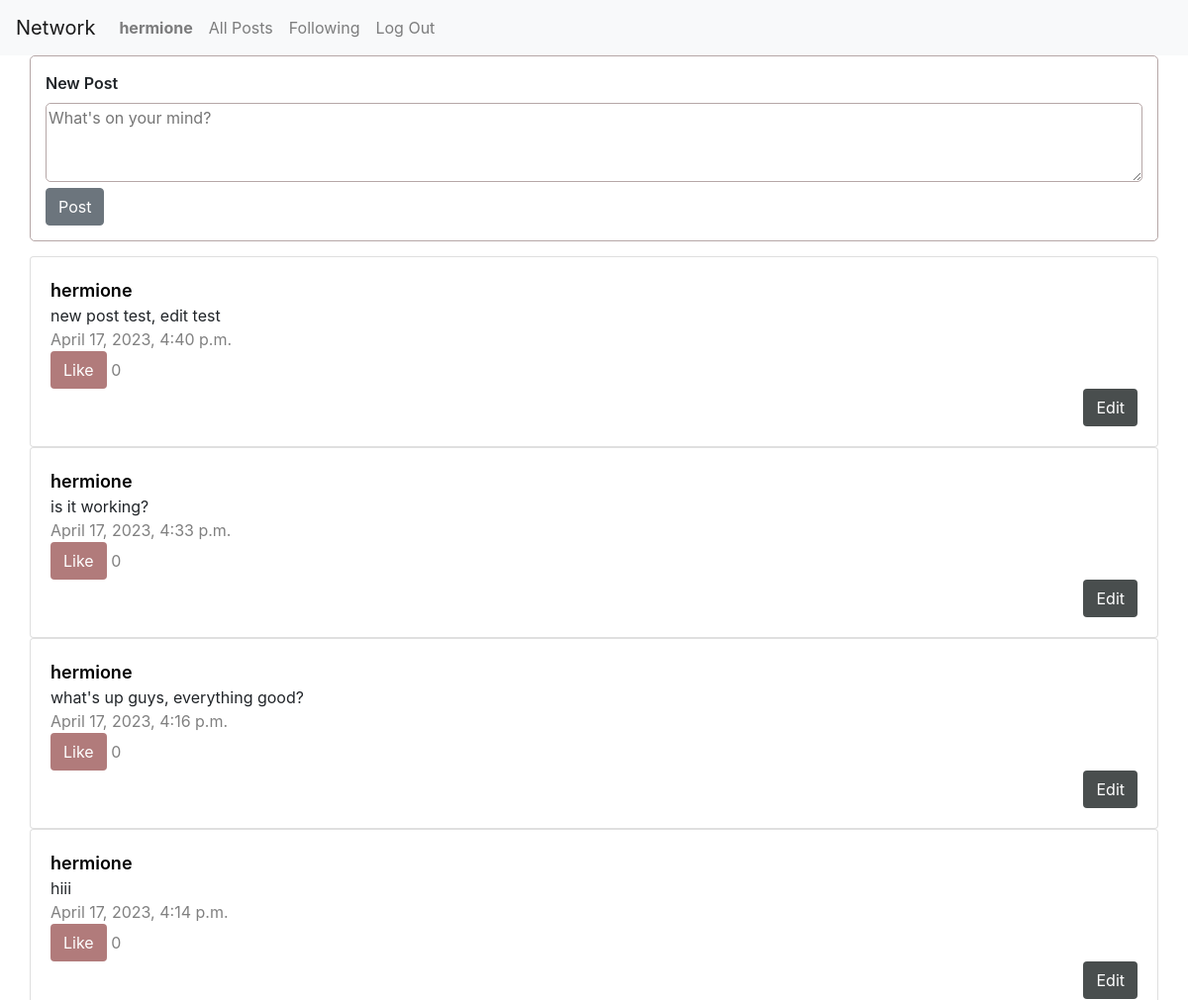
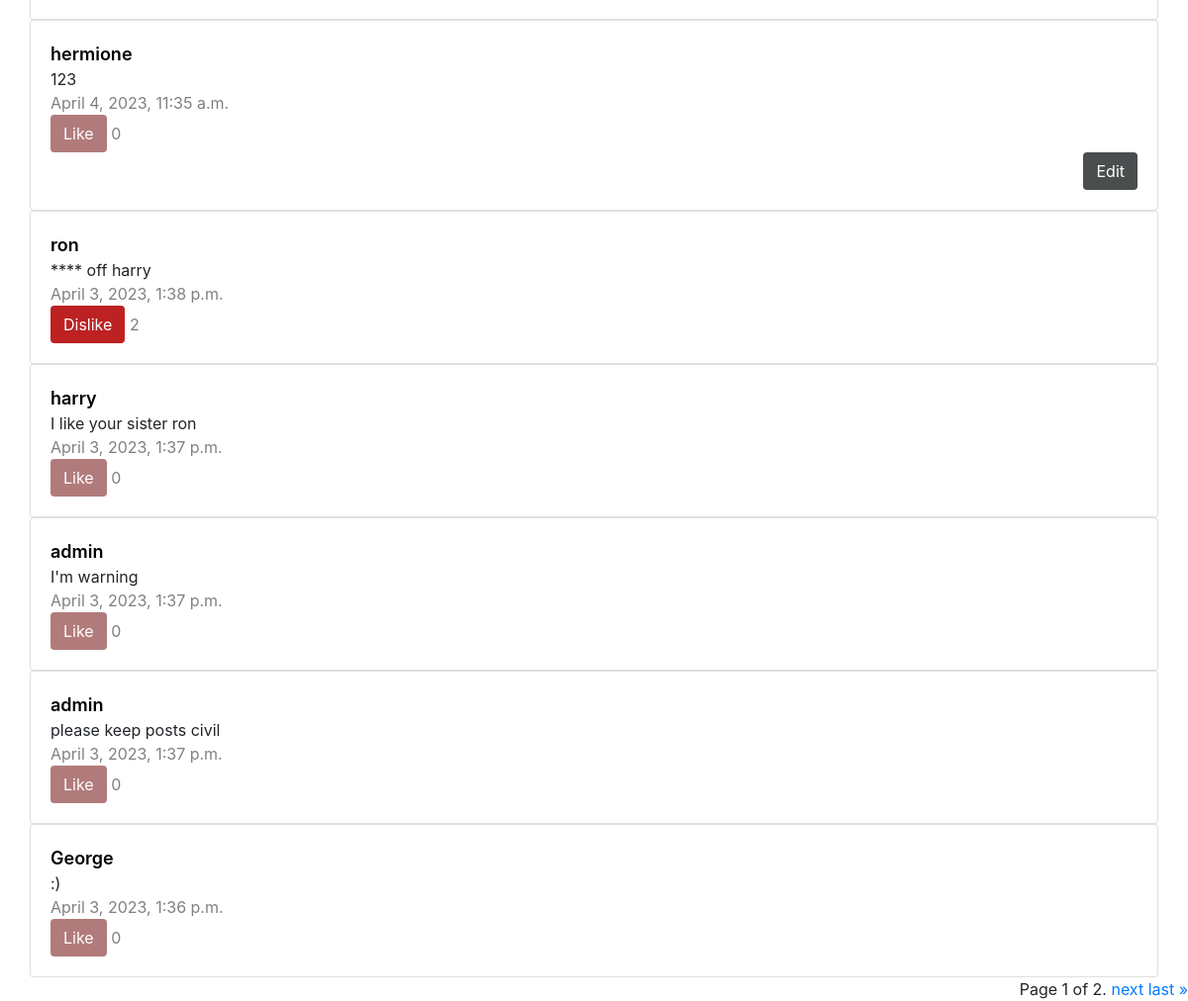
Page / (signed in) on the committed database (2 pictures, top to bottom).
### network/models.py (models this page shows, shortened)
class User(AbstractUser):
    follower_users = models.ManyToManyField("self",blank=True, symmetrical= False, related_name="follower")
    following_users = models.ManyToManyField("self",blank=True, symmetrical= False, related_name="following")
    def __str__(self):
        return f"{self.username}"

class Post(models.Model):
    creator = models.ForeignKey(User, on_delete=models.CASCADE, blank=True, null=True, related_name="creator")
    content = models.CharField(max_length=128, null=True)
    timestamp = models.DateTimeField(default=timezone.now)
    likes = models.ManyToManyField(User, blank=True, related_name="likes")

### network/views.py (the view)
# urls.py: path("", views.index, name="index"),
def index(request):
    user = request.user
    post_list = Post.objects.all().order_by('-timestamp')
    paginator = Paginator(post_list, 10)
    page_number = request.GET.get('page')
    page_obj = paginator.get_page(page_number)
    return render(request, "network/index.html",{
       "posts": page_obj,
       "user": user,
    })

### network/templates/network/index.html (shortened to what this page needs)
{% extends "network/layout.html" %} {% load static %} {% block body %}
{% if user.is_authenticated %}
<form id="newpostForm" method="POST" , action="{% url 'newPost' %}">
	<div class="new-post-outer">
		<div class="new-post-inner">
			<label>New Post</label>
			<br />
			<textarea id="textareaContent" placeholder="What's on your mind?" name="postContent"></textarea>
			<br />
			<button type="submit" class="btn btn-secondary">Post</button>
		</div>
	</div>
</form>
{% endif %}
{% for post in posts %}
<div class="row">
	<div class="col">
		<div class="card">
			<div class="card-body">
				<div class="post" data-postid="{{post.id}}">
					<a class="card-title" href="{% url 'viewProfile' id=post.creator.id %}">{{post.creator}}</a>
					<br />
					<a class="content">{{post.content}}</a>
					<br />
					<a class="timestamp">{{post.timestamp}}</a>
					<br />
					{% if user.is_authenticated %}
					{% if user in post.likes.all %}
					<button style="background-color: #bd2121" class="likePost" data-likecount="{{post.likes.count}}" data-user="{{request.user}}" data-postid="{{post.id}}" type="submit">Dislike</button>
					<a class="likes">{{post.likes.count}}</a>
					{% else %}
					<button style="background-color: #b17b7b" class="likePost" data-likecount="{{post.likes.count}}" data-user="{{request.user}}" data-postid="{{post.id}}" type="submit">Like</button>
					<a class="likes">{{post.likes.count}}</a>
					{% endif %}
					{% endif %}
				</div>
				{% if post.creator == user %}
				<button class="editButton" data-postid="{{post.id}}" data-postcontent="{{post.content}}" type="submit">Edit</button>
				{% endif %}
			</div>
		</div>
	</div>
</div>
{% endfor %}
<div class="pagination">
	<span class="step-links">
		<span class="current"> Page {{ posts.number }} of {{ posts.paginator.num_pages }}. </span>
		{% if posts.has_next %}
		<a href="?page={{ posts.next_page_number }}">next</a>
		<a href="?page={{ posts.paginator.num_pages }}">last &raquo;</a>
		{% endif %}
	</span>
</div>
{% endblock %}

### network/templates/network/layout.html (shortened to what this page needs)
{% load static %}
<!DOCTYPE html>
<html lang="en">
    <head>
        <link rel="stylesheet" href="https://stackpath.bootstrapcdn.com/bootstrap/4.4.1/css/bootstrap.min.css">
        <link href="{% static 'network/styles.css' %}" rel="stylesheet">
    </head>
    <body>
        <nav class="navbar navbar-expand-lg navbar-light bg-light">
            <a class="navbar-brand" href="#">Network</a>
            <div>
              <ul class="navbar-nav mr-auto">
                {% if user.is_authenticated %}
                    <li class="nav-item">
                        <a class="nav-link" href="#"><strong>{{ user.username }}</strong></a>
                    </li>
                {% endif %}
                <li class="nav-item">
                  <a class="nav-link" href="{% url 'index' %}">All Posts</a>
                </li>
                {% if user.is_authenticated %}
                    <li class="nav-item">
                        <a class="nav-link" href="{% url 'following' %}">Following</a>
                    </li>
                    <li class="nav-item">
                        <a class="nav-link" href="{% url 'logout' %}">Log Out</a>
                    </li>
                {% endif %}
              </ul>
            </div>
          </nav>
        <div class="body">
            {% block body %}
            {% endblock %}
        </div>
    </body>
</html>

### network/static/network/styles.css (style rules this page uses)
.new-post-outer { margin: auto; margin-bottom: 15px; padding: 15px; border-radius: 5px; height: 10em auto; width: 95%; border: 1px solid rgb(182, 167, 167); font-weight: 600; }
.row { margin: auto; border-radius: 5px; height: auto; width: 95%; }
.col { padding: 0; }
textarea { width: 100%; height: 5em; border-radius: 5px; border: 1px solid rgb(182, 167, 167); }
.card-title { font-weight: 600; font-size: large; color: black; }
.post > .timestamp { color: grey; }
.post > .likes { color: grey; }
.editButton { float: right; font-weight: 400; color: #ffffff; background-color: #494e4e; border: 1px solid transparent; padding: 0.375rem 0.75rem; font-size: 1rem; border-radius: 0.25rem; }
.likePost { font-weight: 400; color: #ffffff; background-color: #b17b7b; border: 1px solid transparent; padding: 0.375rem 0.75rem; font-size: 1rem; border-radius: 0.25rem; }
.pagination { float: right; }

### rows in the picture
User: username "hermione"
Post: creator "hermione", content "new post test, edit test", timestamp "April 17, 2023, 4:40 p.m.", likes.count "0"
Post: creator "hermione", content "is it working?", timestamp "April 17, 2023, 4:33 p.m.", likes.count "0"
Post: creator "hermione", content "what's up guys, everything good?", timestamp "April 17, 2023, 4:16 p.m.", likes.count "0"
Post: creator "hermione", content "hiii", timestamp "April 17, 2023, 4:14 p.m.", likes.count "0"
Post: creator "hermione", content "123", timestamp "April 4, 2023, 11:35 a.m.", likes.count "0"
Post: creator "ron", content "**** off harry", timestamp "April 3, 2023, 1:38 p.m.", likes.count "2"
Post: creator "harry", content "I like your sister ron", timestamp "April 3, 2023, 1:37 p.m.", likes.count "0"
Post: creator "admin", content "I'm warning", timestamp "April 3, 2023, 1:37 p.m.", likes.count "0"
Post: creator "admin", content "please keep posts civil", timestamp "April 3, 2023, 1:37 p.m.", likes.count "0"
Post: creator "George", content ":)", timestamp "April 3, 2023, 1:36 p.m.", likes.count "0"

### other values in the picture
{{ posts.number }} "1"
{{ posts.paginator.num_pages }} "2"
